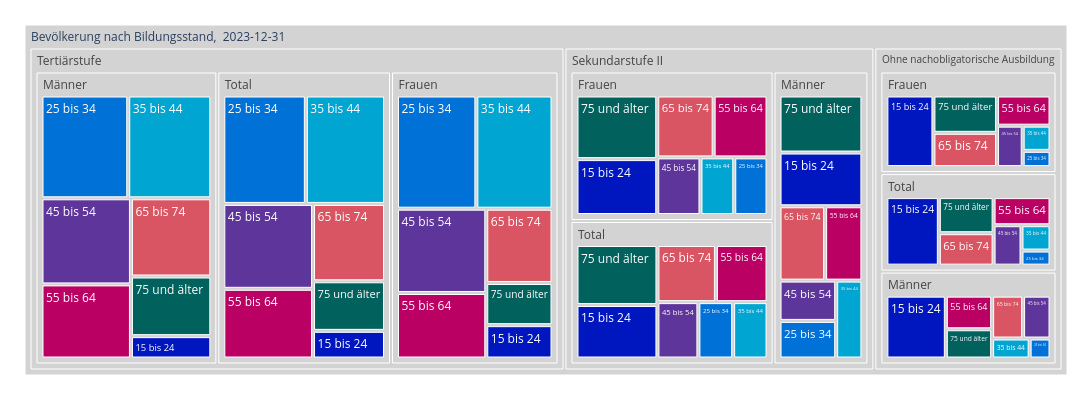

Notebook code cell kept with this figure:
### Code cell
treeMap1 = mypy_dv.plot_px_treemap(
    data=myTM.reset_index()
    ,levels=['Bildungsstand', 'Geschlecht','AlterV10_15ueber75Lang_noDM']
    ,values="median_AntBev"
    ,color="AlterV10_15ueber75Lang_noDM"
    #, color_continuous_scale='Blues'
    ,color_discrete_map=farben_dict_zc 
    ,height=400
    ,width=1100               
    #,margin_val_bottom=25
    ,myHeaderTitle="Bevölkerung nach Bildungsstand,  "+ data_max_date
)
treeMap1

### Figure 1 — Plotly figure (JSON) as saved in the notebook; plotly's stock layout.template omitted (floating-point values rounded to 4 significant figures)
{"data": [{"branchvalues": "total", "customdata": [["15 bis 24"], ["45 bis 54"], ["45 bis 54"], ["75 und älter"], ["75 und älter"], ["65 bis 74"], ["25 bis 34"], ["25 bis 34"], ["25 bis 34"], ["45 bis 54"], ["55 bis 64"], ["55 bis 64"], ["45 bis 54"], ["25 bis 34"], ["75 und älter"], ["75 und älter"], ["75 und älter"], ["25 bis 34"], ["55 bis 64"], ["75 und älter"], ["75 und älter"], ["55 bis 64"], ["45 bis 54"], ["35 bis 44"], ["25 bis 34"], ["25 bis 34"], ["55 bis 64"], ["55 bis 64"], ["55 bis 64"], ["65 bis 74"], ["55 bis 64"], ["45 bis 54"], ["35 bis 44"], ["25 bis 34"], ["35 bis 44"], ["35 bis 44"], ["15 bis 24"], ["15 bis 24"], ["65 bis 74"], ["55 bis 64"], ["65 bis 74"], ["35 bis 44"], ["35 bis 44"], ["15 bis 24"], ["35 bis 44"], ["15 bis 24"], ["35 bis 44"], ["35 bis 44"], ["45 bis 54"], ["75 und älter"], ["65 bis 74"], ["65 bis 74"], ["15 bis 24"], ["15 bis 24"], ["45 bis 54"], ["15 bis 24"], ["65 bis 74"], ["65 bis 74"], ["65 bis 74"], ["25 bis 34"], ["45 bis 54"], ["15 bis 24"], ["75 und älter"], ["(?)"], ["(?)"], ["(?)"], ["(?)"], ["(?)"], ["(?)"], ["(?)"], ["(?)"], ["(?)"], ["(?)"], ["(?)"], ["(?)"], ["(?)"]], "domain": {"x": [0, 1], "y": [0, 1]}, "hovertemplate": "%{label}<br><br>Anzahl:<br>%{value}<extra></extra>", "ids": ["Bevölkerung nach Bildungsstand,  2023-12-31/Ohne nachobligatorische Ausbildung/Frauen/15 bis 24", "Bevölkerung nach Bildungsstand,  2023-12-31/Ohne nachobligatorische Ausbildung/Total/45 bis 54", "Bevölkerung nach Bildungsstand,  2023-12-31/Sekundarstufe II/Total/45 bis 54", "Bevölkerung nach Bildungsstand,  2023-12-31/Sekundarstufe II/Frauen/75 und älter", "Bevölkerung nach Bildungsstand,  2023-12-31/Ohne nachobligatorische Ausbildung/Frauen/75 und älter", "Bevölkerung nach Bildungsstand,  2023-12-31/Tertiärstufe/Total/65 bis 74", "Bevölkerung nach Bildungsstand,  2023-12-31/Sekundarstufe II/Frauen/25 bis 34", "Bevölkerung nach Bildungsstand,  2023-12-31/Tertiärstufe/Frauen/25 bis 34", "Bevölkerung nach Bildungsstand,  2023-12-31/Ohne nachobligatorische Ausbildung/Männer/25 bis 34", "Bevölkerung nach Bildungsstand,  2023-12-31/Tertiärstufe/Total/45 bis 54", "Bevölkerung nach Bildungsstand,  2023-12-31/Ohne nachobligatorische Ausbildung/Frauen/55 bis 64", "Bevölkerung nach Bildungsstand,  2023-12-31/Sekundarstufe II/Frauen/55 bis 64", "Bevölkerung nach Bildungsstand,  2023-12-31/Tertiärstufe/Frauen/45 bis 54", "Bevölkerung nach Bildungsstand,  2023-12-31/Ohne nachobligatorische Ausbildung/Total/25 bis 34", "Bevölkerung nach Bildungsstand,  2023-12-31/Sekundarstufe II/Männer/75 und älter", "Bevölkerung nach Bildungsstand,  2023-12-31/Ohne nachobligatorische Ausbildung/Männer/75 und älter", "Bevölkerung nach Bildungsstand,  2023-12-31/Tertiärstufe/Frauen/75 und älter", "Bevölkerung nach Bildungsstand,  2023-12-31/Sekundarstufe II/Männer/25 bis 34", "Bevölkerung nach Bildungsstand,  2023-12-31/Ohne nachobligatorische Ausbildung/Männer/55 bis 64", "Bevölkerung nach Bildungsstand,  2023-12-31/Ohne nachobligatorische Ausbildung/Total/75 und älter", "Bevölkerung nach Bildungsstand,  2023-12-31/Tertiärstufe/Männer/75 und älter", "Bevölkerung nach Bildungsstand,  2023-12-31/Tertiärstufe/Frauen/55 bis 64", "Bevölkerung nach Bildungsstand,  2023-12-31/Tertiärstufe/Männer/45 bis 54", "Bevölkerung nach Bildungsstand,  2023-12-31/Ohne nachobligatorische Ausbildung/Frauen/35 bis 44", "Bevölkerung nach Bildungsstand,  2023-12-31/Tertiärstufe/Total/25 bis 34", "Bevölkerung nach Bildungsstand,  2023-12-31/Sekundarstufe II/Total/25 bis 34", "Bevölkerung nach Bildungsstand,  2023-12-31/Sekundarstufe II/Männer/55 bis 64", "Bevölkerung nach Bildungsstand,  2023-12-31/Tertiärstufe/Männer/55 bis 64", "Bevölkerung nach Bildungsstand,  2023-12-31/Ohne nachobligatorische Ausbildung/Total/55 bis 64", "Bevölkerung nach Bildungsstand,  2023-12-31/Sekundarstufe II/Frauen/65 bis 74", "Bevölkerung nach Bildungsstand,  2023-12-31/Sekundarstufe II/Total/55 bis 64", "Bevölkerung nach Bildungsstand,  2023-12-31/Sekundarstufe II/Männer/45 bis 54", "Bevölkerung nach Bildungsstand,  2023-12-31/Sekundarstufe II/Frauen/35 bis 44", "Bevölkerung nach Bildungsstand,  2023-12-31/Tertiärstufe/Männer/25 bis 34", "Bevölkerung nach Bildungsstand,  2023-12-31/Tertiärstufe/Frauen/35 bis 44", "Bevölkerung nach Bildungsstand,  2023-12-31/Ohne nachobligatorische Ausbildung/Männer/35 bis 44", "Bevölkerung nach Bildungsstand,  2023-12-31/Ohne nachobligatorische Ausbildung/Männer/15 bis 24", "Bevölkerung nach Bildungsstand,  2023-12-31/Tertiärstufe/Frauen/15 bis 24", "Bevölkerung nach Bildungsstand,  2023-12-31/Ohne nachobligatorische Ausbildung/Frauen/65 bis 74", "Bevölkerung nach Bildungsstand,  2023-12-31/Tertiärstufe/Total/55 bis 64", "Bevölkerung nach Bildungsstand,  2023-12-31/Tertiärstufe/Frauen/65 bis 74", "Bevölkerung nach Bildungsstand,  2023-12-31/Tertiärstufe/Männer/35 bis 44", "Bevölkerung nach Bildungsstand,  2023-12-31/Ohne nachobligatorische Ausbildung/Total/35 bis 44", "Bevölkerung nach Bildungsstand,  2023-12-31/Sekundarstufe II/Frauen/15 bis 24", "Bevölkerung nach Bildungsstand,  2023-12-31/Sekundarstufe II/Männer/35 bis 44", "Bevölkerung nach Bildungsstand,  2023-12-31/Tertiärstufe/Männer/15 bis 24", "Bevölkerung nach Bildungsstand,  2023-12-31/Sekundarstufe II/Total/35 bis 44", "Bevölkerung nach Bildungsstand,  2023-12-31/Tertiärstufe/Total/35 bis 44", "Bevölkerung nach Bildungsstand,  2023-12-31/Ohne nachobligatorische Ausbildung/Frauen/45 bis 54", "Bevölkerung nach Bildungsstand,  2023-12-31/Sekundarstufe II/Total/75 und älter", "Bevölkerung nach Bildungsstand,  2023-12-31/Ohne nachobligatorische Ausbildung/Männer/65 bis 74", "Bevölkerung nach Bildungsstand,  2023-12-31/Sekundarstufe II/Männer/65 bis 74", "Bevölkerung nach Bildungsstand,  2023-12-31/Sekundarstufe II/Männer/15 bis 24", "Bevölkerung nach Bildungsstand,  2023-12-31/Ohne nachobligatorische Ausbildung/Total/15 bis 24", "Bevölkerung nach Bildungsstand,  2023-12-31/Ohne nachobligatorische Ausbildung/Männer/45 bis 54", "Bevölkerung nach Bildungsstand,  2023-12-31/Tertiärstufe/Total/15 bis 24", "Bevölkerung nach Bildungsstand,  2023-12-31/Sekundarstufe II/Total/65 bis 74", "Bevölkerung nach Bildungsstand,  2023-12-31/Ohne nachobligatorische Ausbildung/Total/65 bis 74", "Bevölkerung nach Bildungsstand,  2023-12-31/Tertiärstufe/Männer/65 bis 74", "Bevölkerung nach Bildungsstand,  2023-12-31/Ohne nachobligatorische Ausbildung/Frauen/25 bis 34", "Bevölkerung nach Bildungsstand,  2023-12-31/Sekundarstufe II/Frauen/45 bis 54", "Bevölkerung nach Bildungsstand,  2023-12-31/Sekundarstufe II/Total/15 bis 24", "Bevölkerung nach Bildungsstand,  2023-12-31/Tertiärstufe/Total/75 und älter", "Bevölkerung nach Bildungsstand,  2023-12-31/Ohne nachobligatorische Ausbildung/Frauen", "Bevölkerung nach Bildungsstand,  2023-12-31/Sekundarstufe II/Frauen", "Bevölkerung nach Bildungsstand,  2023-12-31/Tertiärstufe/Frauen", "Bevölkerung nach Bildungsstand,  2023-12-31/Ohne nachobligatorische Ausbildung/Männer", "Bevölkerung nach Bildungsstand,  2023-12-31/Sekundarstufe II/Männer", "Bevölkerung nach Bildungsstand,  2023-12-31/Tertiärstufe/Männer", "Bevölkerung nach Bildungsstand,  2023-12-31/Ohne nachobligatorische Ausbildung/Total", "Bevölkerung nach Bildungsstand,  2023-12-31/Sekundarstufe II/Total", "Bevölkerung nach Bildungsstand,  2023-12-31/Tertiärstufe/Total", "Bevölkerung nach Bildungsstand,  2023-12-31/Ohne nachobligatorische Ausbildung", "Bevölkerung nach Bildungsstand,  2023-12-31/Sekundarstufe II", "Bevölkerung nach Bildungsstand,  2023-12-31/Tertiärstufe", "Bevölkerung nach Bildungsstand,  2023-12-31"], "labels": ["15 bis 24", "45 bis 54", "45 bis 54", "75 und älter", "75 und älter", "65 bis 74", "25 bis 34", "25 bis 34", "25 bis 34", "45 bis 54", "55 bis 64", "55 bis 64", "45 bis 54", "25 bis 34", "75 und älter", "75 und älter", "75 und älter", "25 bis 34", "55 bis 64", "75 und älter", "75 und älter", "55 bis 64", "45 bis 54", "35 bis 44", "25 bis 34", "25 bis 34", "55 bis 64", "55 bis 64", "55 bis 64", "65 bis 74", "55 bis 64", "45 bis 54", "35 bis 44", "25 bis 34", "35 bis 44", "35 bis 44", "15 bis 24", "15 bis 24", "65 bis 74", "55 bis 64", "65 bis 74", "35 bis 44", "35 bis 44", "15 bis 24", "35 bis 44", "15 bis 24", "35 bis 44", "35 bis 44", "45 bis 54", "75 und älter", "65 bis 74", "65 bis 74", "15 bis 24", "15 bis 24", "45 bis 54", "15 bis 24", "65 bis 74", "65 bis 74", "65 bis 74", "25 bis 34", "45 bis 54", "15 bis 24", "75 und älter", "Frauen", "Frauen", "Frauen", "Männer", "Männer", "Männer", "Total", "Total", "Total", "Ohne nachobligatorische Ausbildung", "Sekundarstufe II", "Tertiärstufe", "Bevölkerung nach Bildungsstand,  2023-12-31"], "marker": {"colors": ["#0017BF", "#5E359A", "#5E359A", "#00615D", "#00615D", "#DA5563", "#0072D7", "#0072D7", "#0072D7", "#5E359A", "#BA0062", "#BA0062", "#5E359A", "#0072D7", "#00615D", "#00615D", "#00615D", "#0072D7", "#BA0062", "#00615D", "#00615D", "#BA0062", "#5E359A", "#00A5D2", "#0072D7", "#0072D7", "#BA0062", "#BA0062", "#BA0062", "#DA5563", "#BA0062", "#5E359A", "#00A5D2", "#0072D7", "#00A5D2", "#00A5D2", "#0017BF", "#0017BF", "#DA5563", "#BA0062", "#DA5563", "#00A5D2", "#00A5D2", "#0017BF", "#00A5D2", "#0017BF", "#00A5D2", "#00A5D2", "#5E359A", "#00615D", "#DA5563", "#DA5563", "#0017BF", "#0017BF", "#5E359A", "#0017BF", "#DA5563", "#DA5563", "#DA5563", "#0072D7", "#5E359A", "#0017BF", "#00615D", "lightgrey", "lightgrey", "lightgrey", "lightgrey", "lightgrey", "lightgrey", "lightgrey", "lightgrey", "lightgrey", "lightgrey", "lightgrey", "lightgrey", "lightgrey"]}, "name": "", "parents": ["Bevölkerung nach Bildungsstand,  2023-12-31/Ohne nachobligatorische Ausbildung/Frauen", "Bevölkerung nach Bildungsstand,  2023-12-31/Ohne nachobligatorische Ausbildung/Total", "Bevölkerung nach Bildungsstand,  2023-12-31/Sekundarstufe II/Total", "Bevölkerung nach Bildungsstand,  2023-12-31/Sekundarstufe II/Frauen", "Bevölkerung nach Bildungsstand,  2023-12-31/Ohne nachobligatorische Ausbildung/Frauen", "Bevölkerung nach Bildungsstand,  2023-12-31/Tertiärstufe/Total", "Bevölkerung nach Bildungsstand,  2023-12-31/Sekundarstufe II/Frauen", "Bevölkerung nach Bildungsstand,  2023-12-31/Tertiärstufe/Frauen", "Bevölkerung nach Bildungsstand,  2023-12-31/Ohne nachobligatorische Ausbildung/Männer", "Bevölkerung nach Bildungsstand,  2023-12-31/Tertiärstufe/Total", "Bevölkerung nach Bildungsstand,  2023-12-31/Ohne nachobligatorische Ausbildung/Frauen", "Bevölkerung nach Bildungsstand,  2023-12-31/Sekundarstufe II/Frauen", "Bevölkerung nach Bildungsstand,  2023-12-31/Tertiärstufe/Frauen", "Bevölkerung nach Bildungsstand,  2023-12-31/Ohne nachobligatorische Ausbildung/Total", "Bevölkerung nach Bildungsstand,  2023-12-31/Sekundarstufe II/Männer", "Bevölkerung nach Bildungsstand,  2023-12-31/Ohne nachobligatorische Ausbildung/Männer", "Bevölkerung nach Bildungsstand,  2023-12-31/Tertiärstufe/Frauen", "Bevölkerung nach Bildungsstand,  2023-12-31/Sekundarstufe II/Männer", "Bevölkerung nach Bildungsstand,  2023-12-31/Ohne nachobligatorische Ausbildung/Männer", "Bevölkerung nach Bildungsstand,  2023-12-31/Ohne nachobligatorische Ausbildung/Total", "Bevölkerung nach Bildungsstand,  2023-12-31/Tertiärstufe/Männer", "Bevölkerung nach Bildungsstand,  2023-12-31/Tertiärstufe/Frauen", "Bevölkerung nach Bildungsstand,  2023-12-31/Tertiärstufe/Männer", "Bevölkerung nach Bildungsstand,  2023-12-31/Ohne nachobligatorische Ausbildung/Frauen", "Bevölkerung nach Bildungsstand,  2023-12-31/Tertiärstufe/Total", "Bevölkerung nach Bildungsstand,  2023-12-31/Sekundarstufe II/Total", "Bevölkerung nach Bildungsstand,  2023-12-31/Sekundarstufe II/Männer", "Bevölkerung nach Bildungsstand,  2023-12-31/Tertiärstufe/Männer", "Bevölkerung nach Bildungsstand,  2023-12-31/Ohne nachobligatorische Ausbildung/Total", "Bevölkerung nach Bildungsstand,  2023-12-31/Sekundarstufe II/Frauen", "Bevölkerung nach Bildungsstand,  2023-12-31/Sekundarstufe II/Total", "Bevölkerung nach Bildungsstand,  2023-12-31/Sekundarstufe II/Männer", "Bevölkerung nach Bildungsstand,  2023-12-31/Sekundarstufe II/Frauen", "Bevölkerung nach Bildungsstand,  2023-12-31/Tertiärstufe/Männer", "Bevölkerung nach Bildungsstand,  2023-12-31/Tertiärstufe/Frauen", "Bevölkerung nach Bildungsstand,  2023-12-31/Ohne nachobligatorische Ausbildung/Männer", "Bevölkerung nach Bildungsstand,  2023-12-31/Ohne nachobligatorische Ausbildung/Männer", "Bevölkerung nach Bildungsstand,  2023-12-31/Tertiärstufe/Frauen", "Bevölkerung nach Bildungsstand,  2023-12-31/Ohne nachobligatorische Ausbildung/Frauen", "Bevölkerung nach Bildungsstand,  2023-12-31/Tertiärstufe/Total", "Bevölkerung nach Bildungsstand,  2023-12-31/Tertiärstufe/Frauen", "Bevölkerung nach Bildungsstand,  2023-12-31/Tertiärstufe/Männer", "Bevölkerung nach Bildungsstand,  2023-12-31/Ohne nachobligatorische Ausbildung/Total", "Bevölkerung nach Bildungsstand,  2023-12-31/Sekundarstufe II/Frauen", "Bevölkerung nach Bildungsstand,  2023-12-31/Sekundarstufe II/Männer", "Bevölkerung nach Bildungsstand,  2023-12-31/Tertiärstufe/Männer", "Bevölkerung nach Bildungsstand,  2023-12-31/Sekundarstufe II/Total", "Bevölkerung nach Bildungsstand,  2023-12-31/Tertiärstufe/Total", "Bevölkerung nach Bildungsstand,  2023-12-31/Ohne nachobligatorische Ausbildung/Frauen", "Bevölkerung nach Bildungsstand,  2023-12-31/Sekundarstufe II/Total", "Bevölkerung nach Bildungsstand,  2023-12-31/Ohne nachobligatorische Ausbildung/Männer", "Bevölkerung nach Bildungsstand,  2023-12-31/Sekundarstufe II/Männer", "Bevölkerung nach Bildungsstand,  2023-12-31/Sekundarstufe II/Männer", "Bevölkerung nach Bildungsstand,  2023-12-31/Ohne nachobligatorische Ausbildung/Total", "Bevölkerung nach Bildungsstand,  2023-12-31/Ohne nachobligatorische Ausbildung/Männer", "Bevölkerung nach Bildungsstand,  2023-12-31/Tertiärstufe/Total", "Bevölkerung nach Bildungsstand,  2023-12-31/Sekundarstufe II/Total", "Bevölkerung nach Bildungsstand,  2023-12-31/Ohne nachobligatorische Ausbildung/Total", "Bevölkerung nach Bildungsstand,  2023-12-31/Tertiärstufe/Männer", "Bevölkerung nach Bildungsstand,  2023-12-31/Ohne nachobligatorische Ausbildung/Frauen", "Bevölkerung nach Bildungsstand,  2023-12-31/Sekundarstufe II/Frauen", "Bevölkerung nach Bildungsstand,  2023-12-31/Sekundarstufe II/Total", "Bevölkerung nach Bildungsstand,  2023-12-31/Tertiärstufe/Total", "Bevölkerung nach Bildungsstand,  2023-12-31/Ohne nachobligatorische Ausbildung", "Bevölkerung nach Bildungsstand,  2023-12-31/Sekundarstufe II", "Bevölkerung nach Bildungsstand,  2023-12-31/Tertiärstufe", "Bevölkerung nach Bildungsstand,  2023-12-31/Ohne nachobligatorische Ausbildung", "Bevölkerung nach Bildungsstand,  2023-12-31/Sekundarstufe II", "Bevölkerung nach Bildungsstand,  2023-12-31/Tertiärstufe", "Bevölkerung nach Bildungsstand,  2023-12-31/Ohne nachobligatorische Ausbildung", "Bevölkerung nach Bildungsstand,  2023-12-31/Sekundarstufe II", "Bevölkerung nach Bildungsstand,  2023-12-31/Tertiärstufe", "Bevölkerung nach Bildungsstand,  2023-12-31", "Bevölkerung nach Bildungsstand,  2023-12-31", "Bevölkerung nach Bildungsstand,  2023-12-31", ""], "root": {"color": "grey"}, "type": "treemap", "values": [38, 12.9, 22.4, 49.3, 26.8, 47.3, 18.4, 76.5, 4.9, 64.7, 18.2, 32, 64.1, 5, 43.5, 15.9, 23.8, 19.6, 18.3, 22.6, 40.6, 49.8, 65.2, 7.9, 76, 19, 25.5, 56.1, 18.3, 33.5, 28.6, 21, 18.7, 75.5, 73.4, 8.8, 43.9, 18.8, 24.6, 53.1, 41.9, 72.3, 8.4, 43.3, 18.8, 15.2, 18.8, 72.9, 12, 47.1, 15.6, 31.2, 41, 41.1, 13.8, 16.9, 32.4, 20.3, 53.2, 5.1, 23.9, 42, 30.3, 132.6, 219.1, 348.3, 121.2, 200.6, 378.1, 128.6, 210.3, 361.2, 382.4, 630, 1088.0, 2100]}], "layout": {"height": 400, "legend": {"tracegroupgap": 0}, "margin": {"b": 25, "l": 25, "r": 25, "t": 25}, "width": 1100}}
